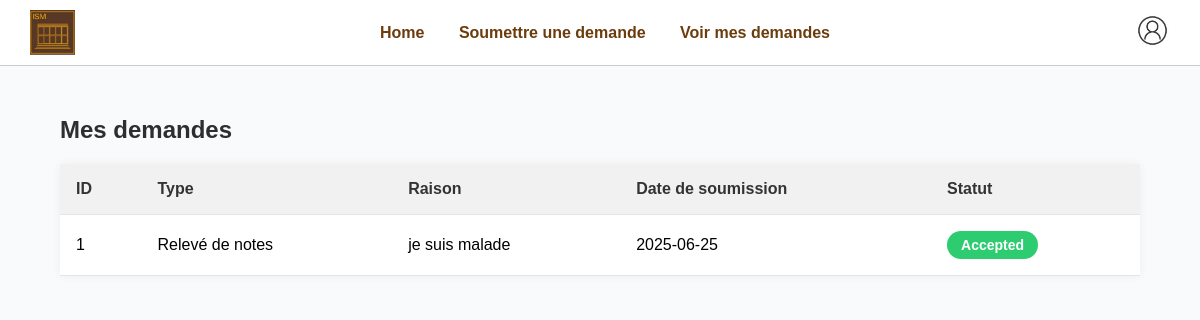
Page /demande/list (signed in) on the committed database.
### tables this page shows
CREATE TABLE IF NOT EXISTS `demandes` (
  `id` int(11) NOT NULL AUTO_INCREMENT,
  `etudiant_id` int(11) NOT NULL,
  `type_demande` varchar(100) NOT NULL,
  `raison` text NOT NULL,
  `date_demande` date NOT NULL,
  `statut` enum('Pending','Accepted','Rejected') DEFAULT 'Pending',
  PRIMARY KEY (`id`),
  KEY `etudiant_id` (`etudiant_id`)
);

### Controllers/DemandeController.php (called while the page is built, shortened)
<?php
require_once __DIR__ . '/../config/database.php';
class DemandeController
{
    private $pdo;
    public function __construct()
    {
        $this->pdo = Database::connect();
    }
    public function mesDemandes()
    {
        $stmt = $this->pdo->query("
        SELECT d.id, d.type_demande, d.raison, d.date_demande, d.statut FROM demandes d
        ORDER BY d.date_demande DESC
    ");
        $demandes = $stmt->fetchAll(PDO::FETCH_ASSOC);
        require __DIR__ . '/../Views/etudiant/demande_list.php';
    }
}

### public/index.php (called while the page is built, shortened)
<?php
require_once __DIR__ . '/../routes/web.php';

### config/database.php (called while the page is built)
<?php
class Database {
    public static function connect() {
        try {
            $pdo = new PDO("mysql:host=localhost;dbname=gestion_inscription", "root", "");
            $pdo->setAttribute(PDO::ATTR_ERRMODE, PDO::ERRMODE_EXCEPTION);
            return $pdo;
        } catch (PDOException $e) {
            die("Erreur de connexion à la base de données : " . $e->getMessage());
        }
    }
}

### Views/etudiant/demande_list.php (the view, shortened to what this page needs)
<!DOCTYPE html>
<html lang="fr">
<head>
</head>
<body>
<header>
    <img src="/assets/images/logo-ism.jpeg" alt="Logo ISM" class="logo">
    <nav>
        <a href="/etudiant">Home</a>
        <a href="/demande/create">Soumettre une demande</a>
        <a href="/demande/list">Voir mes demandes</a>
    </nav>
    <div class="profile-icon">
        <img src="/assets/images/avatar.jpeg" alt="Profil">
    </div>
</header>
<div class="container">
    <h2>Mes demandes</h2>
    <table>
        <thead>
        <tr>
            <th>ID</th>
            <th>Type</th>
            <th>Raison</th>
            <th>Date de soumission</th>
            <th>Statut</th>
        </tr>
        </thead>
        <tbody>
        <?php foreach ($demandes as $demande): ?>
            <tr>
                <td><?= htmlspecialchars($demande['id']) ?></td>
                <td><?= htmlspecialchars($demande['type_demande']) ?></td>
                <td><?= htmlspecialchars($demande['raison']) ?></td>
                <td><?= htmlspecialchars($demande['date_demande']) ?></td>
                <td>
                    <button class="status-btn <?= ucfirst($demande['statut']) ?>">
                        <?= ucfirst($demande['statut']) ?>
                    </button>
                </td>
            </tr>
        <?php endforeach; ?>
        </tbody>
    </table>
</div>
</body>
</html>

### Views/etudiant/demande_list.php (style rules this page uses)
* { box-sizing: border-box; }
body { font-family: Arial, sans-serif; background: #f9fafc; margin: 0; padding: 0; }
header { background: white; border-bottom: 1px solid #ccc; display: flex; align-items: center; justify-content: space-between; padding: 10px 30px; }
header img.logo { height: 45px; }
nav a { margin: 0 15px; color: #6b3c0d; text-decoration: none; font-weight: 600; font-size: 16px; }
.profile-icon img { width: 35px; height: 35px; border-radius: 50%; }
.container { padding: 30px 60px; }
h2 { margin-bottom: 20px; font-size: 24px; color: #2e2e2e; }
table { width: 100%; border-collapse: collapse; background: white; box-shadow: 0 0 10px rgba(0,0,0,0.05); }
th, td { padding: 16px; border-bottom: 1px solid #e5e5e5; text-align: left; }
th { background-color: #f1f1f1; color: #333; }
.status-btn { padding: 6px 14px; border: none; border-radius: 20px; font-size: 14px; color: white; font-weight: bold; cursor: default; }
.status-btn.Accepted { background-color: #2ecc71; }

### rows in the picture
demandes: id "1", type_demande "Relevé de notes", raison "je suis malade", date_demande "2025-06-25", statut "Accepted"
